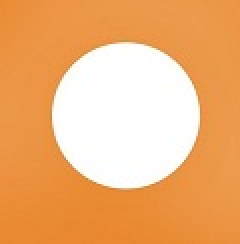
#> input picture 4-1/CSE 4106 (Digital Image Processing)/Lab 1/HomeWork/1603108/images/image3.jpg, 120 x 122 px (shown 2 times larger)
$ python HistogramWithoutLib.py
#> lines starting #> are read from the running program, lines starting #| are printed output that depends on the picture
#Histogram of any image without using hisogram library functions
#It may take 6-8 seconds to show the histogram output, please be patient !

import cv2
import numpy as np
import matplotlib.pyplot as plt

def histo(img):
	count = []
	r = []
	for k in range(0, 256):
		r.append(k)
		count1 = 0

		for i in range(m):
			for j in range(n):
				if img[i, j]== k:
					count1+= 1
		count.append(count1)

	return (r, count)

img = cv2.imread('images/image3.jpg', 0)
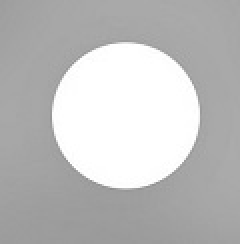
#> img: shape (122, 120) (shown 2 times larger); min 141, max 255, mean 190

m, n = img.shape
#> m = 122; n = 120
r1, count1 = histo(img)
#> r1 = 256 values from 0 to 255; count1 = 256 values, max 3313 at index 255, min 0 at index 0, mean 57.19

plt.stem(r1, count1)
plt.xlabel('intensity value')
plt.ylabel('number of pixels')
plt.title('Histogram of the original image')

plt.show();
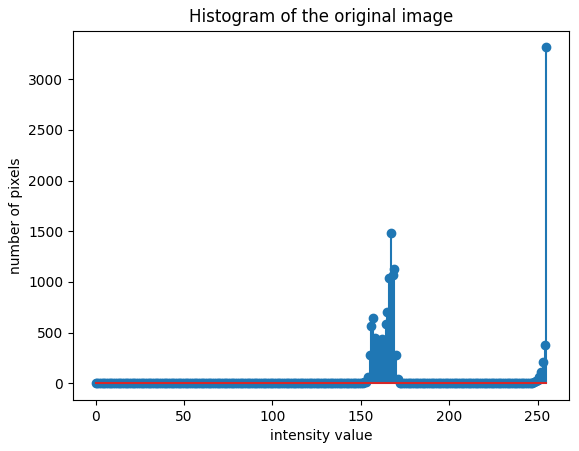
#> figure drawn by matplotlib, 1 panel; curve peaks at x = 255, y = 3313
